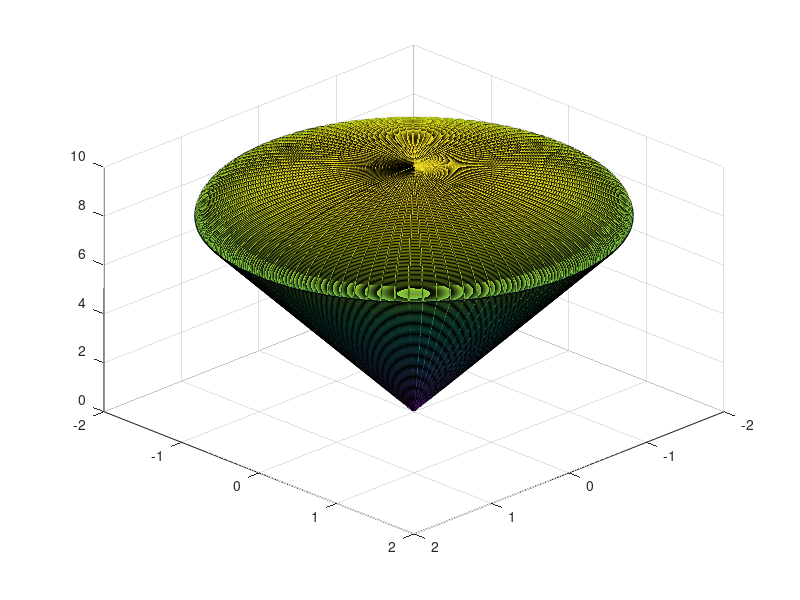

MATLAB code for this plot:
clc ;
clear ; 
close all ;

r = linspace(0,2,100)
tetta = linspace(0,2*pi) ;
fi = linspace(0,pi/2)

[R , T ] = meshgrid(r,tetta)
[Ti , Fi ] = meshgrid(tetta,fi)

x1 = R .*cos(T)
y1 = R .*sin(T)
z1 = 4.*R

x2 = 2 *cos(Ti).*sin(Fi)
y2 = 2 *sin(Ti).*sin(Fi)
z2 = 2 *cos(Fi)

surf(x1,y1,z1)
hold on
surf(x2,y2,z2+8)
view([1 1 1])




